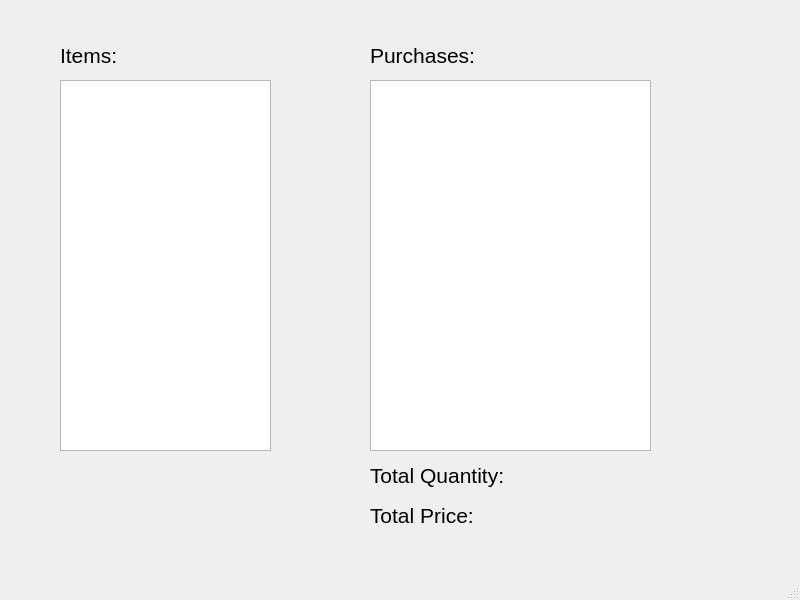
<?xml version="1.0" encoding="UTF-8"?>
<ui version="4.0">
 <class>ItemInfo</class>
 <widget class="QMainWindow" name="ItemInfo">
  <property name="geometry">
   <rect>
    <x>0</x>
    <y>0</y>
    <width>800</width>
    <height>600</height>
   </rect>
  </property>
  <property name="windowTitle">
   <string>MainWindow</string>
  </property>
  <widget class="QWidget" name="centralwidget">
   <widget class="QTableView" name="itemTable">
    <property name="geometry">
     <rect>
      <x>60</x>
      <y>80</y>
      <width>211</width>
      <height>371</height>
     </rect>
    </property>
   </widget>
   <widget class="QTableView" name="quantTable">
    <property name="geometry">
     <rect>
      <x>370</x>
      <y>80</y>
      <width>281</width>
      <height>371</height>
     </rect>
    </property>
   </widget>
   <widget class="QLabel" name="label_2">
    <property name="geometry">
     <rect>
      <x>370</x>
      <y>490</y>
      <width>121</width>
      <height>51</height>
     </rect>
    </property>
    <property name="font">
     <font>
      <pointsize>16</pointsize>
     </font>
    </property>
    <property name="text">
     <string>Total Price: </string>
    </property>
   </widget>
   <widget class="QLabel" name="label_3">
    <property name="geometry">
     <rect>
      <x>370</x>
      <y>450</y>
      <width>151</width>
      <height>51</height>
     </rect>
    </property>
    <property name="font">
     <font>
      <pointsize>16</pointsize>
     </font>
    </property>
    <property name="text">
     <string>Total Quantity: </string>
    </property>
   </widget>
   <widget class="QLabel" name="totalQuantity">
    <property name="geometry">
     <rect>
      <x>510</x>
      <y>450</y>
      <width>151</width>
      <height>51</height>
     </rect>
    </property>
    <property name="font">
     <font>
      <pointsize>16</pointsize>
     </font>
    </property>
    <property name="text">
     <string/>
    </property>
   </widget>
   <widget class="QLabel" name="totalPrice">
    <property name="geometry">
     <rect>
      <x>510</x>
      <y>490</y>
      <width>151</width>
      <height>51</height>
     </rect>
    </property>
    <property name="font">
     <font>
      <pointsize>16</pointsize>
     </font>
    </property>
    <property name="text">
     <string/>
    </property>
   </widget>
   <widget class="QLabel" name="label_5">
    <property name="geometry">
     <rect>
      <x>60</x>
      <y>30</y>
      <width>121</width>
      <height>51</height>
     </rect>
    </property>
    <property name="font">
     <font>
      <pointsize>16</pointsize>
     </font>
    </property>
    <property name="text">
     <string>Items: </string>
    </property>
   </widget>
   <widget class="QLabel" name="label_6">
    <property name="geometry">
     <rect>
      <x>370</x>
      <y>30</y>
      <width>121</width>
      <height>51</height>
     </rect>
    </property>
    <property name="font">
     <font>
      <pointsize>16</pointsize>
     </font>
    </property>
    <property name="text">
     <string>Purchases: </string>
    </property>
   </widget>
  </widget>
  <widget class="QMenuBar" name="menubar">
   <property name="geometry">
    <rect>
     <x>0</x>
     <y>0</y>
     <width>800</width>
     <height>21</height>
    </rect>
   </property>
  </widget>
  <widget class="QStatusBar" name="statusbar"/>
 </widget>
 <resources/>
 <connections/>
</ui>
